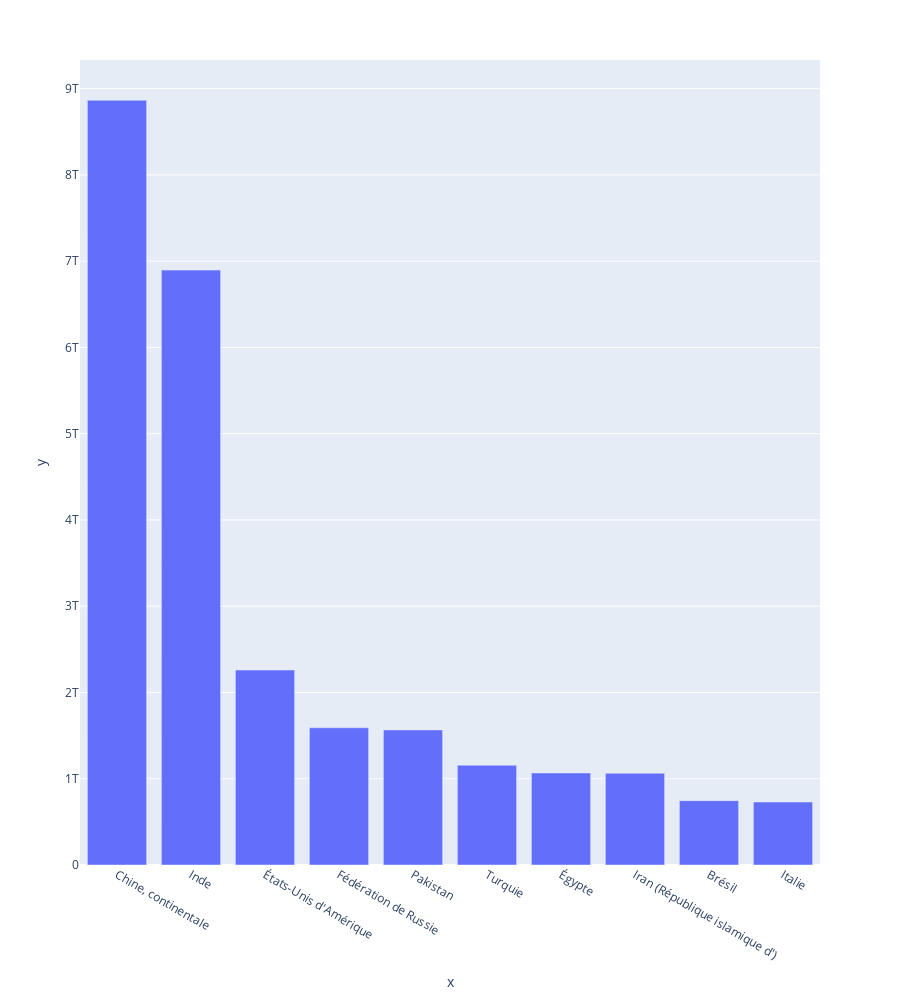

Notebook code for this chart:
### Code cell
df=m_df_protéinesKg
df=df[df['Produit']=='Blé']

df.sort_values(by='protéinesg', ascending=False, inplace=True )
df_kcal.head(10)
fig = px.bar(x=df.head(10).Pays,y=df.head(10).protéinesg, height=1000)
fig.show()

### Figure 1 — Plotly figure (JSON) as saved in the notebook; plotly's stock layout.template omitted (floating-point values rounded to 4 significant figures)
{"data": [{"alignmentgroup": "True", "hovertemplate": "x=%{x}<br>y=%{y}<extra></extra>", "legendgroup": "", "marker": {"color": "#636efa", "pattern": {"shape": ""}}, "name": "", "offsetgroup": "", "orientation": "v", "showlegend": false, "textposition": "auto", "type": "bar", "x": ["Chine, continentale", "Inde", "États-Unis d'Amérique", "Fédération de Russie", "Pakistan", "Turquie", "Égypte", "Iran (République islamique d')", "Brésil", "Italie"], "xaxis": "x", "y": [8865481171150, 6896599299000, 2260440200250, 1591142193200, 1566320514200, 1156654548050, 1066834672800, 1063165309550, 745900000000.0, 730200000000.0], "yaxis": "y"}], "layout": {"barmode": "relative", "height": 1000, "legend": {"tracegroupgap": 0}, "margin": {"t": 60}, "xaxis": {"anchor": "y", "domain": [0, 1], "title": {"text": "x"}}, "yaxis": {"anchor": "x", "domain": [0, 1], "title": {"text": "y"}}}}
